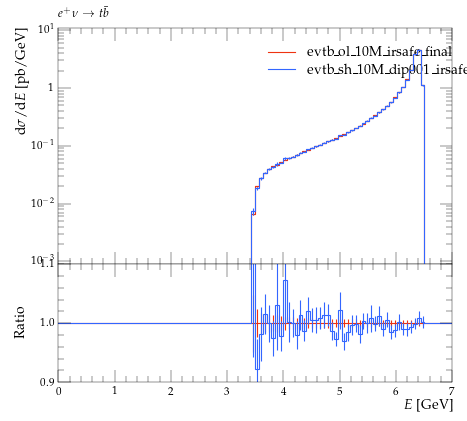

Write the Python code that produced this figure.
#! /usr/bin/env python

# This Python script was auto-generated using YODA v2.0.0.
# Analysis object: /evtb/cutEg_jb_e
# Timestamp: 16-04-2024 (13:54:45)

import matplotlib as mpl
import matplotlib.pyplot as plt
mpl.use('Agg') # comment out for interactive use
import os
import numpy as np

plotDir = os.path.split(os.path.realpath(__file__))[0]
if 'YODA_USER_PLOT_PATH' in globals():
    plot_outdir = globals()['YODA_USER_PLOT_PATH']
else:
    plot_outdir = plotDir

#plot style
plt.style.use(os.path.join(plotDir, '../default.mplstyle'))
# plot metadata
figW, figH = plt.rcParams['figure.figsize']
ax_xLabel = r'$E$ [GeV]'
ax_yLabel = r'$\mathrm{d}\sigma / \mathrm{d} E$ [pb/GeV]'
ax_title  = r'$e^+ \nu \to t \bar b$'
ax_xScale = 'linear'
ax_yScale = 'log'
xLims = (0.0, 7.0)
yLims = (0.0009000000000000001, 11.0)

# TeX-friendly labels for the legend
labels = [ r"evtb\_ol\_10M\_irsafe\_final", r"evtb\_sh\_10M\_dip001\_irsafe\_final" ]

# Create figure and axis objects
fig, (ax, ratio0_ax) = plt.subplots(2, 1, sharex=True,
                  figsize=(figW,figH), gridspec_kw={'height_ratios': (2, 1)})
ratio0_ax.yaxis.set_major_locator(mpl.ticker.MultipleLocator(0.1))
ratio0_ax.set_ylim(0.9, 1.1)
ratio0_ax.set_ylabel('Ratio')

# LineColor map: curve index -> color
linecolors = {0: '#EE3311', 1: '#3366FF'}
# the numerical data is stored in a separate file
dataf = dict()
prefix = os.path.split(__file__)[0]
if prefix:    prefix = prefix + '/'
exec(open(prefix+'cutEg_jb_e__data.py').read(), dataf)


legend_handles = [] # keep track of handles for the legend

# style options for curves
# starts at zorder>=5 to draw curve on top of legend
styles = {
  'curve0': {
    'color' : linecolors[0],
    'linestyle' : '-',
    'marker' : 'o',
    'zorder' : 5,
    'histstyle' : True,
  },
  'curve1': {
    'color' : linecolors[1],
    'linestyle' : '-',
    'marker' : 'o',
    'zorder' : 6,
    'histstyle' : True,
  },
}
# curve from input yoda files in main panel
for label in dataf['yvals'].keys():
    if all(np.isnan(v) for v in dataf['yvals'][label]):
        continue
    tmp = None
    if styles[label]['histstyle']: # draw as histogram
        tmp, = ax.plot(dataf['xedges'], dataf['yedges'][label],
                       color=styles[label]['color'],
                       linestyle=styles[label]['linestyle'],
                       drawstyle='steps-pre', solid_joinstyle='miter',
                       zorder=styles[label]['zorder'], label=label)
        ax.errorbar(dataf['xpoints'], dataf['yvals'][label], color=styles[label]['color'],
                    xerr=dataf['xerrs'], yerr=[dataf['ydowns'][label], dataf['yups'][label]],
                    linestyle='none', zorder=styles[label]['zorder'])
    else: # draw as scatter
        tmp = ax.errorbar(dataf['xpoints'], dataf['yvals'][label],
                          xerr=dataf['xerrs'],
                          yerr=[ dataf['ydowns'][label],
                          dataf['yups'][label] ],
                          fmt=styles[label]['marker'],
                          ecolor=styles[label]['color'],
                          color=styles[label]['color'], zorder=2)
        tmp[-1][0].set_linestyle(styles[label]['linestyle'])
    legend_handles += [tmp]
    for varLabel in dataf['variation_yvals'].keys():
        if varLabel.startswith(label):
            tmp, = ax.plot(dataf['xedges'], dataf['variation_yvals'][varLabel],
                           color=styles[label]['color'],
                           linestyle=styles[label]['linestyle'],
                           drawstyle='steps-pre', solid_joinstyle='miter',
                           zorder=styles[label]['zorder'], alpha=0.5)


# plots on ratio panel
# curve from input yoda files in ratio panel
for label, yvals in dataf['ratio0_yvals'].items():
    if all(np.isnan(v) for v in yvals):
        continue
    if styles[label]['histstyle']: # plot as histogram
        ratio0_ax.plot(dataf['xedges'], yvals,
                       color=styles[label]['color'],
                       linestyle=styles[label]['linestyle'],
                       drawstyle='steps-pre', zorder=1,
                       solid_joinstyle='miter')
        ratio0_ax.vlines(dataf['xpoints'],
                         dataf['ratio0_ymin'][label],
                         dataf['ratio0_ymax'][label],
                         color=styles[label]['color'], zorder=1)
    else: # plot as scatter
        tmp = ratio0_ax.errorbar(dataf['xpoints'],
                                 yvals, xerr=dataf['xerrs'],
                                 yerr=dataf['ratio0_yerrs'][label],
                                 fmt=styles[label]['marker'],
                                 ecolor=styles[label]['color'],
                                 color=styles[label]['color'])
        tmp[-1][0].set_linestyle(styles[label]['linestyle'])

    for varlabel in dataf['ratio0_variation_vals'].keys():
        if varlabel.startswith(label):
            ratio0_ax.plot(dataf['xedges'],
                            dataf['ratio0_variation_vals'][varlabel],
                            color=styles[label]['color'],
                            linestyle=styles[label]['linestyle'],
                            drawstyle='steps-pre', solid_joinstyle='miter',
                            zorder=1, alpha=0.5)

legend_pos = (0.5, 0.97)
ax.legend(legend_handles, labels, loc='upper left', bbox_to_anchor=legend_pos)

# set plot metadata as defined above
ratio0_ax.set_xlabel(ax_xLabel)
ratio0_ax.xaxis.set_label_coords(1., -.15)
ax.set_ylabel(ax_yLabel, loc='top')
ax.set_title(ax_title, loc='left')
ax.set_xscale(ax_xScale)
ax.set_yscale(ax_yScale)
ax.set_xlim(xLims)
ax.set_ylim(yLims)

# tick formatting
plt.rcParams['xtick.top'] = True
plt.rcParams['ytick.right'] = True
ax.yaxis.set_major_locator(mpl.ticker.LogLocator(base=10.0, numticks=np.inf))
ax.yaxis.set_minor_locator(mpl.ticker.LogLocator(
                           base=10.0, subs=np.arange(0.1, 1, 0.1), numticks=np.inf))
fig.align_ylabels((ax, ratio0_ax))
plt.savefig(os.path.join(plot_outdir, 'cutEg_jb_e.pdf'), format='PDF')
plt.savefig(os.path.join(plot_outdir, 'cutEg_jb_e.png'), format='PNG')

plt.close(fig)
